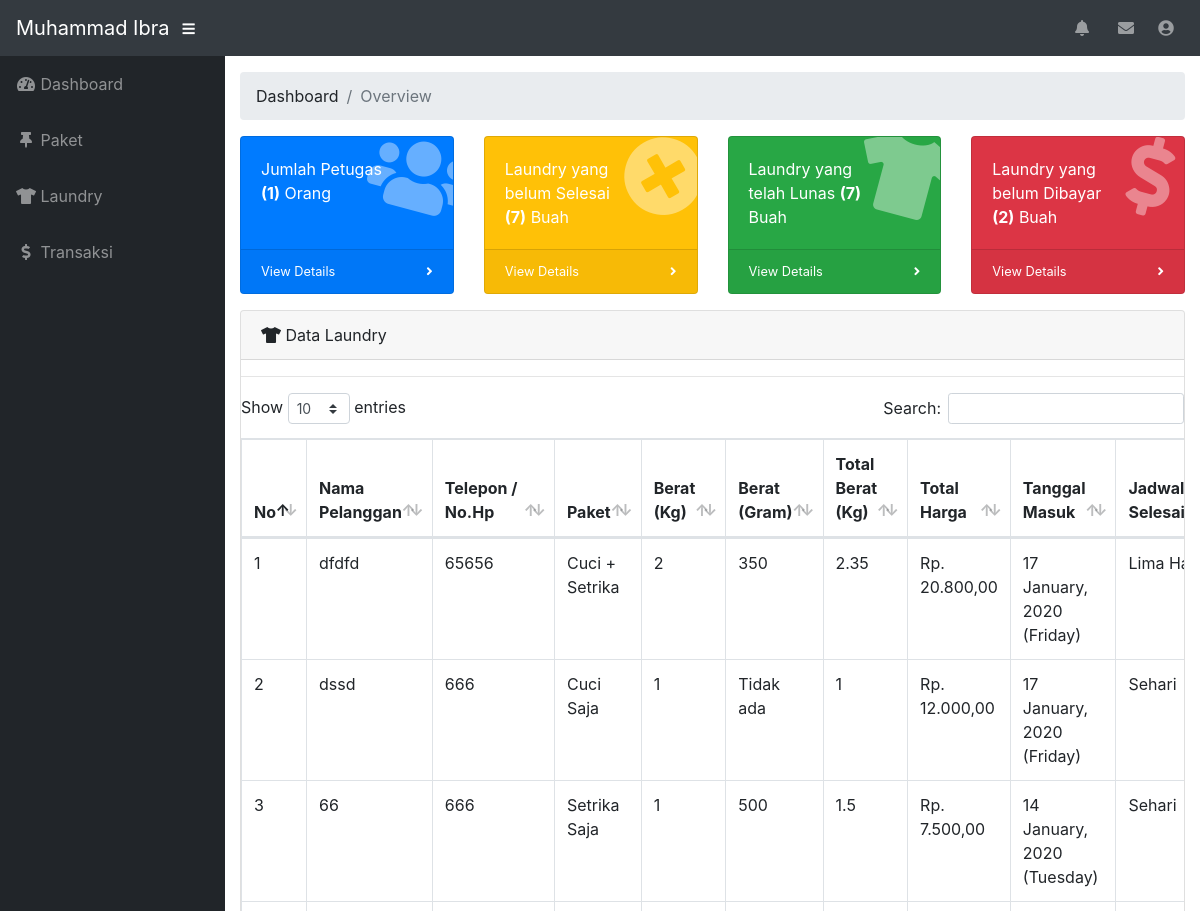
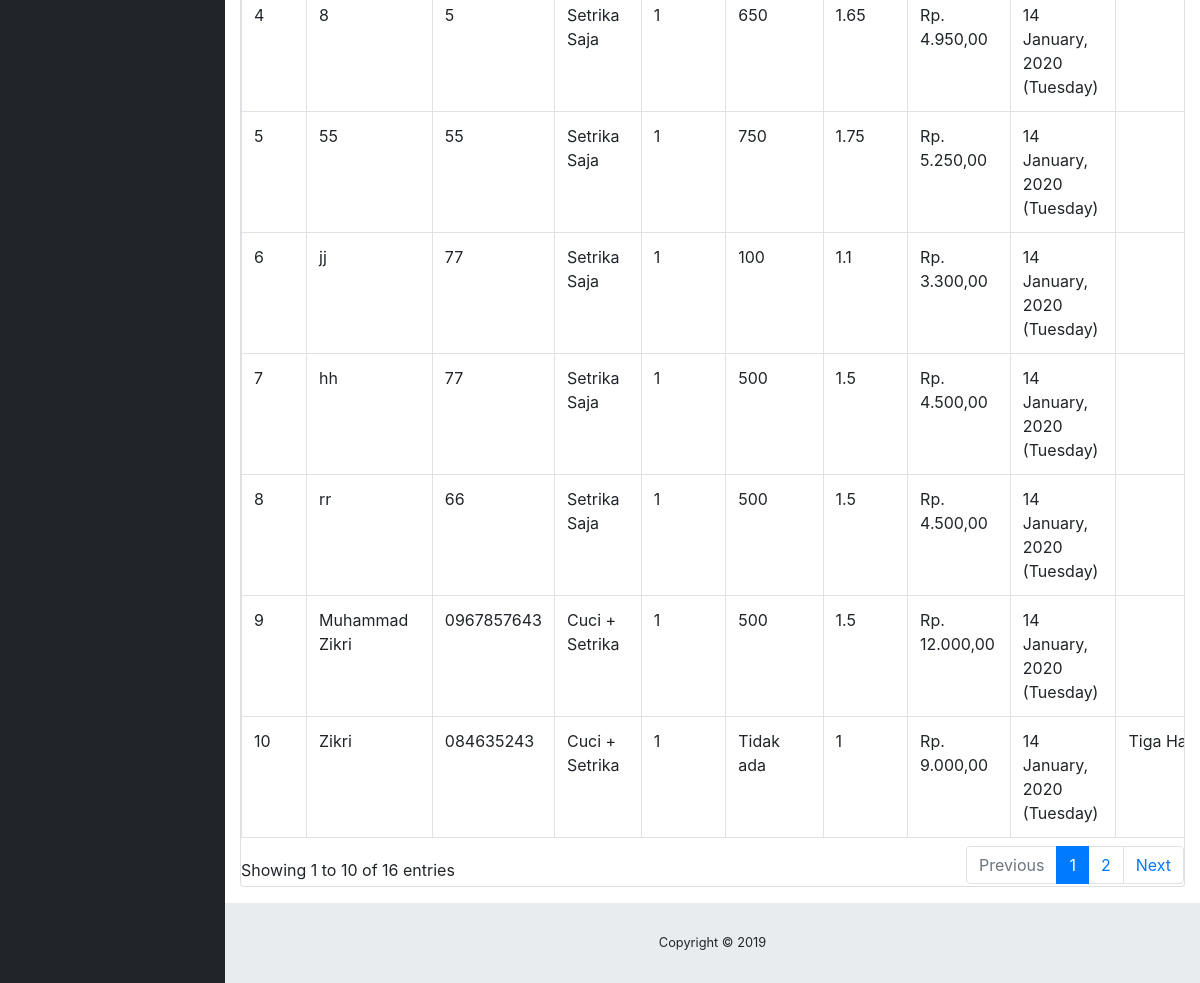
Page /operator/index.php (signed in) on the committed database (2 pictures, top to bottom).
### tables this page shows
CREATE TABLE `laundry` (
  `id_laundry` varchar(6) NOT NULL,
  `nama_pelanggan` varchar(50) NOT NULL,
  `telepon` varchar(50) NOT NULL,
  `id_paket` int(11) NOT NULL,
  `berat` int(11) NOT NULL,
  `gram` int(4) NOT NULL,
  `total_harga` varchar(50) NOT NULL,
  `tanggal_masuk` varchar(50) NOT NULL,
  `jadwal_selesai` enum('Sehari','Dua Hari','Tiga Hari','Empat Hari','Lima Hari','Enam Hari','Tujuh Hari') NOT NULL,
  `status` enum('Belum','Selesai','Lunas') NOT NULL,
  `id_petugas` int(11) NOT NULL
);

CREATE TABLE `paket` (
  `id_paket` int(11) NOT NULL,
  `nama_paket` varchar(50) NOT NULL,
  `harga_paket` varchar(50) NOT NULL
);

### function.php (called while the page is built)
<?php
	function rupiah($angka)
	{
		$hasil = "Rp. " . number_format($angka,2 ,',','.');
		return $hasil;
	}
 ?>

### operator/dashboard.php (the view, shortened to what this page needs)
<ol class="breadcrumb">
  <li class="breadcrumb-item">Dashboard</li>
  <li class="breadcrumb-item active">Overview</li>
</ol>
<div class="row">
  <div class="col-xl-3 col-sm-6 mb-3">
    <div class="card text-white bg-primary o-hidden h-100">
      <div class="card-body">
        <div class="card-body-icon">
          <i class="fas fa-fw fa-users"></i>
        </div>
        <?php
          $query = mysqli_query($koneksi, "SELECT * FROM petugas WHERE id_petugas='2' ");
          $cek = mysqli_num_rows($query);
          if ($cek > 0) {
            ?>
            <div class="mr-5">Jumlah Petugas <b>(<?php echo $cek ?>)</b> Orang</div>
            <?php
          }else{
            ?>
            <div class="mr-5">Tidak ada data!</div>
            <?php
          }
         ?>
      </div>
      <a class="card-footer text-white clearfix small z-1" href="index.php?p=petugas">
        <span class="float-left">View Details</span>
        <span class="float-right">
          <i class="fas fa-angle-right"></i>
        </span>
      </a>
    </div>
  </div>
  <div class="col-xl-3 col-sm-6 mb-3">
    <div class="card text-white bg-warning o-hidden h-100">
      <div class="card-body">
        <div class="card-body-icon">
          <i class="fas fa-fw fa-times-circle"></i>
        </div>
        <?php
          $query2 = mysqli_query($koneksi, "SELECT * FROM laundry WHERE status='Belum' ");
          $cek2 = mysqli_num_rows($query2);
          if ($cek > 0) {
            ?>
            <div class="mr-5">Laundry yang belum Selesai <b>(<?php echo $cek2 ?>)</b> Buah</div>
            <?php
          }else{
            ?>
            <div class="mr-5">Tidak ada data!</div>
            <?php
          }
         ?>
      </div>
      <a class="card-footer text-white clearfix small z-1" href="index.php?p=laundry">
        <span class="float-left">View Details</span>
        <span class="float-right">
          <i class="fas fa-angle-right"></i>
        </span>
      </a>
    </div>
  </div>
  <div class="col-xl-3 col-sm-6 mb-3">
    <div class="card text-white bg-success o-hidden h-100">
      <div class="card-body">
        <div class="card-body-icon">
          <i class="fas fa-fw fa-tshirt"></i>
        </div>
        <?php
          $query3 = mysqli_query($koneksi, "SELECT * FROM laundry WHERE status='Lunas' ");
          $cek3 = mysqli_num_rows($query3);
          if ($cek > 0) {
            ?>
            <div class="mr-5">Laundry yang telah Lunas <b>(<?php echo $cek3 ?>)</b> Buah</div>
            <?php
          }else{
            ?>
            <div class="mr-5">Tidak ada data!</div>
            <?php
          }
         ?>
      </div>
      <a class="card-footer text-white clearfix small z-1" href="index.php?p=laundry">
        <span class="float-left">View Details</span>
        <span class="float-right">
          <i class="fas fa-angle-right"></i>
        </span>
      </a>
    </div>
  </div>
  <div class="col-xl-3 col-sm-6 mb-3">
    <div class="card text-white bg-danger o-hidden h-100">
      <div class="card-body">
        <div class="card-body-icon">
          <i class="fas fa-fw fa-dollar-sign"></i>
        </div>
        <?php
          $query4 = mysqli_query($koneksi, "SELECT * FROM laundry WHERE status='Selesai' ");
          $cek4 = mysqli_num_rows($query4);
          if ($cek > 0) {
            ?>
            <div class="mr-5">Laundry yang belum Dibayar <b>(<?php echo $cek4 ?>)</b> Buah</div>
            <?php
          }else{
            ?>
            <div class="mr-5">Tidak ada data!</div>
            <?php
          }
         ?>
      </div>
      <a class="card-footer text-white clearfix small z-1" href="index.php?p=transaksi">
        <span class="float-left">View Details</span>
        <span class="float-right">
          <i class="fas fa-angle-right"></i>
        </span>
      </a>
    </div>
  </div>
</div>
<div class="card mb-3">
  <div class="card-header">
    <i class="fas fa-tshirt"></i>
    Data Laundry</div><hr>
    <div class="table-responsive">
      <table class="table table-bordered" id="dataTable" width="100%" cellspacing="0">
        <thead>
          <tr>
            <th>No</th>
            <th>Nama Pelanggan</th>
            <th>Telepon / No.Hp</th>
            <th>Paket</th>
            <th>Berat <span>(Kg)</span></th>
            <th>Berat <span>(Gram)</span></th>
            <th>Total Berat (Kg)</th>
            <th>Total Harga</th>
            <th>Tanggal Masuk</th>
            <th>Jadwal Selesai</th>
          </tr>
        </thead>
        <tbody>
          <?php
            $query = mysqli_query($koneksi, "SELECT * FROM laundry INNER JOIN paket ON laundry.id_paket=paket.id_paket INNER JOIN petugas ON laundry.id_petugas=petugas.id_petugas ORDER BY id_laundry DESC ");
            $no = 1;
            $kali = "1000";
            while ($data = mysqli_fetch_array($query)) {
              ?>
              <tr>
                <td><?php echo $no++; ?></td>
                <td><?php echo $data['nama_pelanggan'] ?></td>
                <td><?php echo $data['telepon'] ?></td>
                <td><?php echo $data['nama_paket'] ?></td>
                <td><?php echo $data['berat'] ?></td>
                <?php
                  if ($data['gram'] == "0") {
                    ?>
                    <td>Tidak ada</td>
                    <?php
                  }else{
                    ?>
                    <td><?php echo $data['gram'] ?></td>
                    <?php
                  }
                 ?>
                <?php
                  if ($data['gram'] == "0") {
                    ?>
                    <td><?php echo $data['berat'] ?></td>
                    <?php
                  }else{
                    ?>
                    <td><?php echo $data['gram'] / $kali + $data['berat'] ?></td>
                    <?php
                  }
                 ?>
                <td><?php echo rupiah($data['total_harga']) ?></td>
                <td><?php echo $data['tanggal_masuk'] ?></td>
                <td><?php echo $data['jadwal_selesai'] ?></td>
              </tr>
              <?php
            }
           ?>
        </tbody>
      </table>
    </div>
  </div>
</div>

### rows in the picture
laundry: nama_pelanggan "dfdfd", telepon "65656", id_paket.nama_paket "Cuci + Setrika", berat "2", gram "350", $data['gram'] / $kali + $data['berat'] "2.35", total_harga "Rp. 20.800,00", tanggal_masuk "17 January, 2020 (Friday)", jadwal_selesai "Lima…"
laundry: nama_pelanggan "dssd", telepon "666", id_paket.nama_paket "Cuci Saja", berat "1", gram "Tidak ada", total_harga "Rp. 12.000,00", tanggal_masuk "17 January, 2020 (Friday)", jadwal_selesai "Sehari"
laundry: nama_pelanggan "66", telepon "666", id_paket.nama_paket "Setrika Saja", berat "1", gram "500", $data['gram'] / $kali + $data['berat'] "1.5", total_harga "Rp. 7.500,00", tanggal_masuk "14 January, 2020 (Tuesday)", jadwal_selesai "Sehari"
laundry: nama_pelanggan "8", telepon "5", id_paket.nama_paket "Setrika Saja", berat "1", gram "650", $data['gram'] / $kali + $data['berat'] "1.65", total_harga "Rp. 4.950,00", tanggal_masuk "14 January, 2020 (Tuesday)"
laundry: nama_pelanggan "55", telepon "55", id_paket.nama_paket "Setrika Saja", berat "1", gram "750", $data['gram'] / $kali + $data['berat'] "1.75", total_harga "Rp. 5.250,00", tanggal_masuk "14 January, 2020 (Tuesday)"
laundry: nama_pelanggan "jj", telepon "77", id_paket.nama_paket "Setrika Saja", berat "1", gram "100", $data['gram'] / $kali + $data['berat'] "1.1", total_harga "Rp. 3.300,00", tanggal_masuk "14 January, 2020 (Tuesday)"
laundry: nama_pelanggan "hh", telepon "77", id_paket.nama_paket "Setrika Saja", berat "1", gram "500", $data['gram'] / $kali + $data['berat'] "1.5", total_harga "Rp. 4.500,00", tanggal_masuk "14 January, 2020 (Tuesday)"
laundry: nama_pelanggan "rr", telepon "66", id_paket.nama_paket "Setrika Saja", berat "1", gram "500", $data['gram'] / $kali + $data['berat'] "1.5", total_harga "Rp. 4.500,00", tanggal_masuk "14 January, 2020 (Tuesday)"
laundry: nama_pelanggan "Muhammad Zikri", telepon "0967857643", id_paket.nama_paket "Cuci + Setrika", berat "1", gram "500", $data['gram'] / $kali + $data['berat'] "1.5", total_harga "Rp. 12.000,00", tanggal_masuk "14 January, 2020 (Tuesday)"
laundry: nama_pelanggan "Zikri", telepon "084635243", id_paket.nama_paket "Cuci + Setrika", berat "1", gram "Tidak ada", total_harga "Rp. 9.000,00", tanggal_masuk "14 January, 2020 (Tuesday)", jadwal_selesai "Tiga…"

### other values in the picture
$_SESSION['data']['nama_petugas'] "Muhammad Ibra"
$cek "1"
$cek2 "7"
$cek3 "7"
$cek4 "2"
